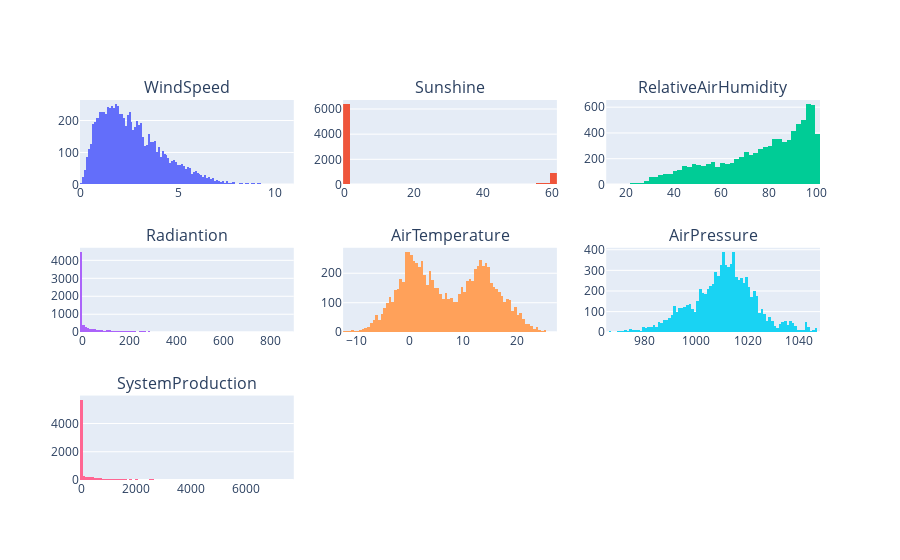

Source (notebook cell):
### Markdown cell above
We will look at the histogram of all variables

### Code cell
fig_sub = make_subplots(rows=3, cols=3, shared_yaxes=False, shared_xaxes=False, 
                        subplot_titles=["WindSpeed", "Sunshine", "RelativeAirHumidity", 
                                        "Radiantion", "AirTemperature", "AirPressure", "SystemProduction"])

fig_sub.add_trace(
    go.Histogram(x=df['WindSpeed'], showlegend=False),
    row=1, col=1
)

fig_sub.add_trace(
    go.Histogram(x=df['Sunshine'], showlegend=False),
    row=1, col=2
)

fig_sub.add_trace(
    go.Histogram(x=df["RelativeAirHumidity"], showlegend=False),
    row=1, col=3
)

fig_sub.add_trace(
    go.Histogram(x=df['Radiation'], showlegend=False),
    row=2, col=1
)

fig_sub.add_trace(
    go.Histogram(x=df["AirTemperature"], showlegend=False),
    row=2, col=2
)

fig_sub.add_trace(
    go.Histogram(x=df["AirPressure"], showlegend=False),
    row=2, col=3
)

fig_sub.add_trace(
    go.Histogram(x=df["SystemProduction"], showlegend=False),
    row=3, col=1
)



fig_sub

### Figure 1 — Plotly figure (JSON) as saved in the notebook; plotly's stock layout.template omitted (floating-point values rounded to 4 significant figures; data arrays with more than 128 entries replaced by an {"elided": "..."} marker saying what was removed)
{"data": [{"showlegend": false, "type": "histogram", "x": {"elided": "8760 float values"}, "xaxis": "x", "yaxis": "y"}, {"showlegend": false, "type": "histogram", "x": {"elided": "8760 int values"}, "xaxis": "x2", "yaxis": "y2"}, {"showlegend": false, "type": "histogram", "x": {"elided": "8760 int values"}, "xaxis": "x3", "yaxis": "y3"}, {"showlegend": false, "type": "histogram", "x": {"elided": "8760 float values"}, "xaxis": "x4", "yaxis": "y4"}, {"showlegend": false, "type": "histogram", "x": {"elided": "8760 float values"}, "xaxis": "x5", "yaxis": "y5"}, {"showlegend": false, "type": "histogram", "x": {"elided": "8760 float values"}, "xaxis": "x6", "yaxis": "y6"}, {"showlegend": false, "type": "histogram", "x": {"elided": "8760 float values"}, "xaxis": "x7", "yaxis": "y7"}], "layout": {"annotations": [{"font": {"size": 16}, "showarrow": false, "text": "WindSpeed", "x": 0.1444, "xanchor": "center", "xref": "paper", "y": 1, "yanchor": "bottom", "yref": "paper"}, {"font": {"size": 16}, "showarrow": false, "text": "Sunshine", "x": 0.5, "xanchor": "center", "xref": "paper", "y": 1, "yanchor": "bottom", "yref": "paper"}, {"font": {"size": 16}, "showarrow": false, "text": "RelativeAirHumidity", "x": 0.8556, "xanchor": "center", "xref": "paper", "y": 1, "yanchor": "bottom", "yref": "paper"}, {"font": {"size": 16}, "showarrow": false, "text": "Radiantion", "x": 0.1444, "xanchor": "center", "xref": "paper", "y": 0.6111, "yanchor": "bottom", "yref": "paper"}, {"font": {"size": 16}, "showarrow": false, "text": "AirTemperature", "x": 0.5, "xanchor": "center", "xref": "paper", "y": 0.6111, "yanchor": "bottom", "yref": "paper"}, {"font": {"size": 16}, "showarrow": false, "text": "AirPressure", "x": 0.8556, "xanchor": "center", "xref": "paper", "y": 0.6111, "yanchor": "bottom", "yref": "paper"}, {"font": {"size": 16}, "showarrow": false, "text": "SystemProduction", "x": 0.1444, "xanchor": "center", "xref": "paper", "y": 0.2222, "yanchor": "bottom", "yref": "paper"}], "xaxis": {"anchor": "y", "domain": [0, 0.2889]}, "xaxis2": {"anchor": "y2", "domain": [0.3556, 0.6444]}, "xaxis3": {"anchor": "y3", "domain": [0.7111, 1]}, "xaxis4": {"anchor": "y4", "domain": [0, 0.2889]}, "xaxis5": {"anchor": "y5", "domain": [0.3556, 0.6444]}, "xaxis6": {"anchor": "y6", "domain": [0.7111, 1]}, "xaxis7": {"anchor": "y7", "domain": [0, 0.2889]}, "xaxis8": {"anchor": "y8", "domain": [0.3556, 0.6444]}, "xaxis9": {"anchor": "y9", "domain": [0.7111, 1]}, "yaxis": {"anchor": "x", "domain": [0.7778, 1]}, "yaxis2": {"anchor": "x2", "domain": [0.7778, 1]}, "yaxis3": {"anchor": "x3", "domain": [0.7778, 1]}, "yaxis4": {"anchor": "x4", "domain": [0.3889, 0.6111]}, "yaxis5": {"anchor": "x5", "domain": [0.3889, 0.6111]}, "yaxis6": {"anchor": "x6", "domain": [0.3889, 0.6111]}, "yaxis7": {"anchor": "x7", "domain": [0, 0.2222]}, "yaxis8": {"anchor": "x8", "domain": [0, 0.2222]}, "yaxis9": {"anchor": "x9", "domain": [0, 0.2222]}}}
